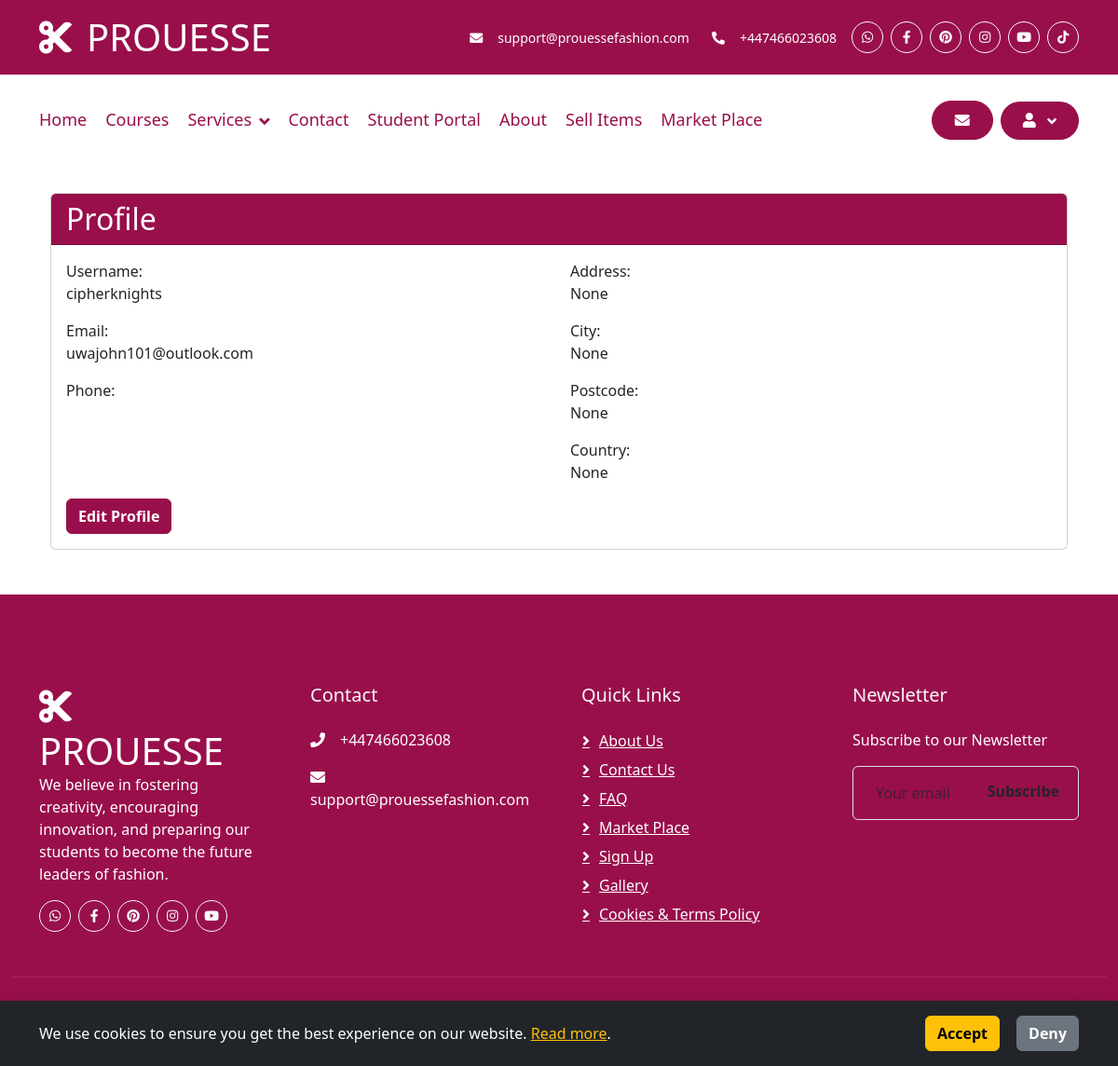
The page /profile/ (signed in) on the database its author committed.
### core/models.py (models this page shows, shortened)
class Profile(models.Model):
    user = models.OneToOneField(User, on_delete=models.CASCADE)
    address = models.CharField(max_length=255, blank=True, null=True)
    city = models.CharField(max_length=100, blank=True, null=True)
    postcode = models.CharField(max_length=20, blank=True, null=True)
    country = models.CharField(max_length=100, blank=True, null=True)

### core/views.py (the view)
# urls.py: path('profile/', views.profile_view, name='profile_view'),
@login_required
def profile_view(request):
    try:
        profile = Profile.objects.get(user=request.user)
        otp_profile = otp_Profile.objects.get(user=request.user)
    except Profile.DoesNotExist:
        profile = Profile.objects.create(user=request.user)  # Create profile if it doesn't exist
    except otp_Profile.DoesNotExist:
        otp_profile = otp_Profile.objects.create(user=request.user)  # Create otp_profile if it doesn't exist
    context = {
        'profile': profile,
        'otp_profile': otp_profile,
    }
    return render(request, 'core/profile.html', context)

### core/templates/core/profile.html (shortened to what this page needs)
{% extends 'core/base.html' %}
{% block content %}
<div class="container mt-5">
    <div class="card">
        <div class="card-header bg-primary text-white">
            <h2 class="mb-0">Profile</h2>
        </div>
        <div class="card-body">
            <div class="row">
                <div class="col-md-6">
                    <div class="form-group">
                        <label for="username">Username:</label>
                        <p class="form-control-static">{{ profile.user.username }}</p>
                    </div>
                    <div class="form-group">
                        <label for="email">Email:</label>
                        <p class="form-control-static">{{ profile.user.email }}</p>
                    </div>
                    <div class="form-group">
                        <label for="phone">Phone:</label>
                    </div>
                </div>
                <div class="col-md-6">
                    <div class="form-group">
                        <label for="address">Address:</label>
                        <p class="form-control-static">{{ profile.address }}</p>
                    </div>
                    <div class="form-group">
                        <label for="city">City:</label>
                        <p class="form-control-static">{{ profile.city }}</p>
                    </div>
                    <div class="form-group">
                        <label for="postcode">Postcode:</label>
                        <p class="form-control-static">{{ profile.postcode }}</p>
                    </div>
                    <div class="form-group">
                        <label for="country">Country:</label>
                        <p class="form-control-static">{{ profile.country }}</p>
                    </div>
                </div>
            </div>
            <a href="{% url 'core:update_user' %}" class="btn btn-primary">Edit Profile</a>
        </div>
    </div>
</div>
{% endblock %}

### static/css/style.css (style rules this page uses)
.bg-primary { background-color: #990f4b !important; }
.btn { font-weight: 600; transition: .5s; }
.btn.btn-primary { background-color: #990f4b !important; border-color: #990f4b !important; }

### rows shown on the page
Profile: user.username "cipherknights", user.email "uwajohn101@outlook.com", address "None", city "None", postcode "None", country "None"
